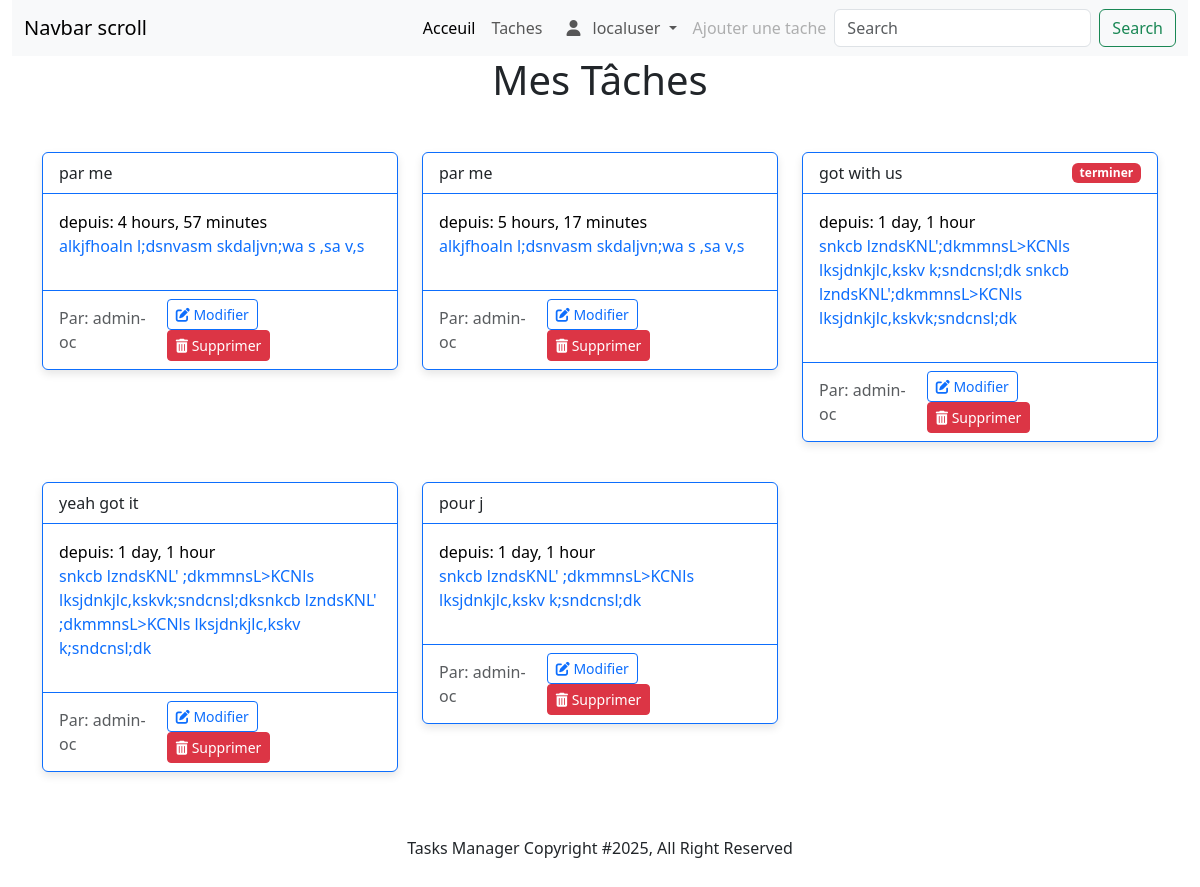
Page /task/task_by_user/2 (signed in) on the committed database.
### home/models.py (models this page shows, shortened)
class User(AbstractUser):
	profile_pic = models.ImageField(upload_to = "profile_pic", default = "img/profile_pic")

### task/models.py (models this page shows, shortened)
class Task(models.Model):
    title = models.CharField(max_length=255)
    content = models.TextField(blank=True, null=True)
    status_choices = [
        ("terminer", "Terminer"),
        ("encours", "En cours"),
    ]
    status = models.CharField(max_length=20, choices=status_choices, default="encours") # Added status field
    created = models.DateTimeField(auto_now=True)
    updated = models.DateTimeField(auto_now_add=True)
    author = models.ForeignKey(User, on_delete=models.CASCADE)
    class Meta:
        ordering = ["-created"]

### task/views.py (the view)
# urls.py: path('task_by_user/<int:user_id>', views.task_by_user, name='task_by_user'),
@login_required
def task_by_user(request, user_id):
	user = get_object_or_404(User, pk = user_id)
	tasks = Task.objects.filter(author = user)
	context = {
		"tasks": tasks
	}
	return render(request, "task/task_by_user.html", context)

### templates/task/task_by_user.html (shortened to what this page needs)
{% extends "base.html" %}
{% load static %}
{% block content %}
    <h1 class="h1 text-center">Mes Tâches</h1>
    <div class="container mt-5">
        <div class="row row-cols-1 row-cols-md-3 g-4">
            {% for task in tasks %}
                <div class="col" id="task-{{ task.id }}">
                    <div class="card border-primary mb-3">
                        <div class="card-header bg-transparent border-primary d-flex justify-content-between align-items-center">
                            <span>{{ task.title }}</span>
                            <span class="badge {% if task.status == 'encours' %} btn-sucess {% else %} bg-danger {% endif %}">{{ task.status }}</span>
                        </div>
                        <div class="card-body text-primary">
                            <span class="card-title text-black my-2">depuis: {{ task.created|timesince }}</span>
                            <p>{{ task.content }}</p>
                        </div>
                        <div class="card-footer bg-transparent border-primary d-flex justify-content-between align-items-center">
                            <span class="text-muted">Par: {{ task.author.username }}</span>
                            <div>
                                <button type="button" class="btn btn-sm btn-outline-primary me-2"><i class="fas fa-edit"></i> Modifier</button>
                                <button type="button" class="btn btn-sm btn-danger" onclick="deleteTask({{ task.id }})"><i class="fas fa-trash-alt"></i> Supprimer</button>
                            </div>
                        </div>
                    </div>
                </div>
            {% endfor %}
        </div>
    </div>
{% endblock %}
{% block css %}
    <link rel="stylesheet" type="text/css" href="{% static 'css/task/styles.css' %}">
{% endblock %}

### templates/partials/navbar.html (shortened to what this page needs)
{% load static %}
<nav class="navbar navbar-expand-lg bg-body-tertiary">
  <div class="container-fluid">
    <a class="navbar-brand" href="#">Navbar scroll</a>
    <div class="collapse navbar-collapse" id="navbarScroll">
      <ul class="navbar-nav ms-auto my-2 my-lg-0 navbar-nav-scroll" style="--bs-scroll-height: 100px;">
        <li class="nav-item">
          <a class="nav-link active" aria-current="page" href="{% url 'home:index' %}">Acceuil</a>
        </li>
        <li class="nav-item">
          <a class="nav-link" href="{% url 'task:index' %}">Taches</a>
        </li>
        <li class="nav-item dropdown">
        {% if not user.is_authenticated %}
                  <a class="nav-link dropdown-toggle" href="#" role="button" data-bs-toggle="dropdown" aria-expanded="false">
	            authentification
	          </a>
	          <ul class="dropdown-menu">
	            <li><a class="dropdown-item" href="{% url 'home:login' %}">Connexion</a></li>
	            <li><a class="dropdown-item" href="{% url 'home:register' %}">Inscription</a></li>
	            <li><hr class="dropdown-divider"></li>
	          </ul>
	    {% else %}
	           <a class="nav-link dropdown-toggle" href="#" role="button" data-bs-toggle="dropdown" aria-expanded="false">
	            {% if request.user.profile_pic. %}
	            {% else %}
	            	<i class="fa-solid fa-user mx-2"></i>
	            {% endif %} {{request.user.username}}
	          </a>
        {% endif %}
        </li>
        <li class="nav-item">
          <a class="nav-link disabled" href="{% url 'task:add_task' %}" aria-disabled="true">Ajouter une tache</a>
        </li>
      </ul>
      <form class="d-flex" role="search">
        <input class="form-control me-2" type="search" placeholder="Search" aria-label="Search">
        <button class="btn btn-outline-success" type="submit">Search</button>
      </form>
    </div>
  </div>
</nav>

### static/css/task/styles.css (style rules this page uses)
.card { box-shadow: 0 4px 8px rgba(0, 0, 0, 0.1); transition: transform 0.2s; }
.card-footer .btn { margin: 0 5px; }

### rows in the picture
User: user.username "localuser"
Task: title "par me", created "4 hours, 57 minutes", content "alkjfhoaln l;dsnvasm skdaljvn;wa s ,sa v,s", author.username "admin-oc"
Task: title "par me", created "5 hours, 17 minutes", content "alkjfhoaln l;dsnvasm skdaljvn;wa s ,sa v,s", author.username "admin-oc"
Task: title "got with us", status "terminer", created "1 day, 1 hour", content "snkcb lzndsKNL';dkmmnsL>KCNls lksjdnkjlc,kskv k;sndcnsl;dk snkcb lzndsKNL';dkmmnsL>KCNls lksjdnkjlc,kskvk;sndcnsl;dk", author.username "admin-oc"
Task: title "yeah got it", created "1 day, 1 hour", content "snkcb lzndsKNL' ;dkmmnsL>KCNls lksjdnkjlc,kskvk;sndcnsl;dksnkcb lzndsKNL' ;dkmmnsL>KCNls lksjdnkjlc,kskv k;sndcnsl;dk", author.username "admin-oc"
Task: title "pour j", created "1 day, 1 hour", content "snkcb lzndsKNL' ;dkmmnsL>KCNls lksjdnkjlc,kskv k;sndcnsl;dk", author.username "admin-oc"
